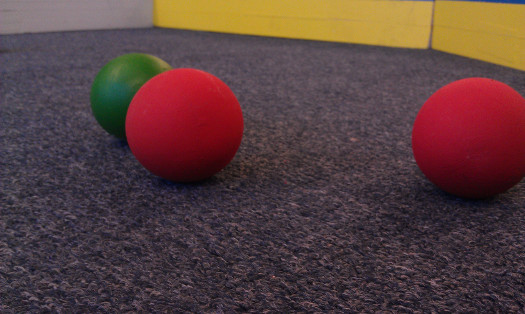
#> input picture botclient_test_server/pics/testball.jpg, 525 x 314 px, given in place of the camera
$ python wallsfind.py   (Python 2 division)
#> lines starting #> are read from the running program, lines starting #| are printed output that depends on the picture; after the words box and inside, x2 and y2 are one past the last pixel; in counts of white or black regions, pixels touching at a corner belong together
import numpy as np
import cv2
import math

cap = cv2.VideoCapture(1)
cap.set(3,320)
cap.set(4,240)

WIDTH = 320
pixs = np.zeros(32)
ind = 1

while(True):

    # this function draws dots. It's kinda neat, because dots!
    def dot(x, y):
        cv2.circle(frame, (x, y), 1, (0, 255, 0), -1)

    ret, orig = cap.read()
#> orig is the input picture: shape (314, 525, 3); mean B, G, R 62.6, 63.3, 88.8
    frame = orig.copy()
    blur = cv2.blur(frame, (5,2))
    hsv = cv2.cvtColor(blur, cv2.COLOR_BGR2HSV)
#> hsv: shape (314, 525, 3); mean H, S, V 137.7, 85.4, 91.5

    lower_blue1 = np.array([80,255*0.1,255*0.1])
    upper_blue1 = np.array([130,255*0.9,255*0.9])

    imgBlue = cv2.inRange(hsv, lower_blue1, upper_blue1)
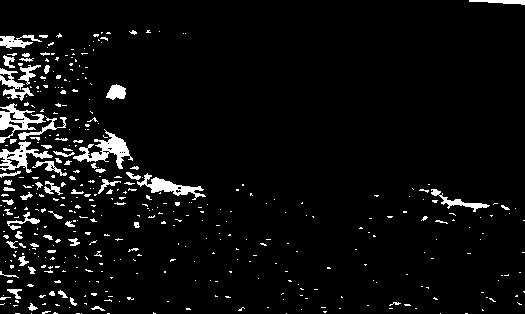
#> imgBlue: shape (314, 525); 5.2% white; 416 white regions (348 under 20 px)
#     src2 = cv2.inRange(hsv, lower_red2, upper_red2)
#     combined = cv2.bitwise_or(src1, src2)
#

    #frame = cv2.cornerHarris(imgBlue, 2, 3, 0.05)
    fContours = imgBlue.copy()
    contours, hierarchy = cv2.findContours(fContours, 1, 1)
#> contours = 444 contours, 404 with area under 20; largest, box (x1, y1, x2, y2) and area: (73, 129, 133, 169) 676, (0, 103, 46, 143) 590, (0, 141, 53, 173) 547, (137, 173, 206, 200) 499, (0, 68, 34, 101) 289
# [18 lines of commented-out code are left out]
    area = 0;
    contour = ''
    for cnt in contours:
        a = cv2.contourArea(cnt)
        if a > area:
            area = a
            contour = cnt
#> this loop made 444 passes
#> (a, area) on passes 30, 64, 213, 275, 306, 340, 349: (26.5, 26.5), (48, 48), (104, 104), (226, 226), (499, 499), (547, 547), (676, 676)
#> a on passes 6, 8, 11, 16, 18, 19: 0, 0, 2, 0, 3.5, 0
#> after the loop, area = 676; contour = contour of 282 points, box (x1, y1, x2, y2) (73, 129, 133, 169), area 676

    # draws a line right on the money. the money being the blue line. Make this code better, geez.
    if len(contour) > 1:
        line = cv2.fitLine(contour, 1, 0, 0.01, 0.01)
#> line = [0.996, 0.0927, 112, 153.5]
        #pt1 = (line[0]*10, line[1]*10)
        #pt2 = (line[2], line[3])
        m = line[1]/line[0]
#> m = [0.0931]
        b = line[3]-m*line[2]
#> b = [143.1]
        # dot(0, b)
        pt1 = (0, b)
#> pt1 = (0, [143.1])
        pt2 = (WIDTH,m*WIDTH + b)
#> pt2 = (320, [172.9])
#> (the run stopped early here; a loop or call above may not have finished)
